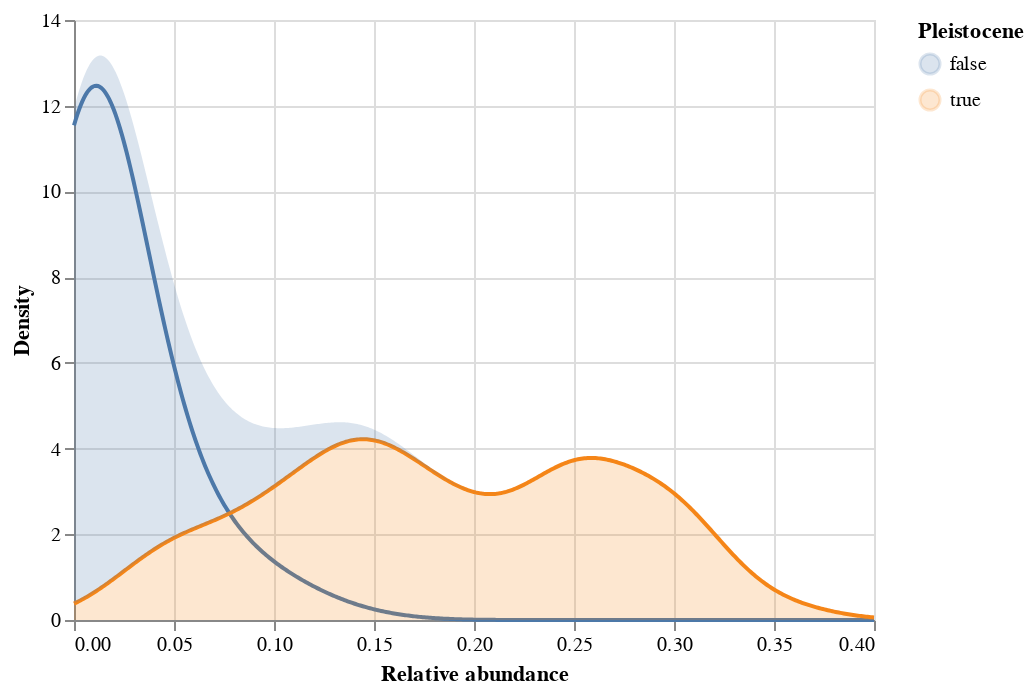

Here is the notebook cell this chart was saved with:
### Markdown cell above
_Type your answer here, replacing this text._

### Code cell
# BEGIN SOLUTION
kdes = alt.Chart(diatoms).transform_calculate(
    pleistocene = 'datum.Age > 11'
).transform_density(
    density = 'A_nodul',
    groupby = ['pleistocene'],
    as_ = ['Relative abundance', 'Density'],
    bandwidth = 0.025,
    extent = [0, 0.4],
    steps = 500
).mark_line(color = 'black').encode(
    x = 'Relative abundance:Q',
    y = 'Density:Q',
    color = alt.Color('pleistocene:N', title = 'Pleistocene')
)

kdes + kdes.mark_area(opacity = 0.2)
# END SOLUTION

### Figure 1 — Vega-Lite specification as saved in the notebook (floating-point values rounded to 4 significant figures; data arrays with more than 128 entries replaced by an {"elided": "..."} marker saying what was removed)
{"config": {"view": {"continuousWidth": 400, "continuousHeight": 300}}, "layer": [{"mark": {"type": "line", "color": "black"}, "encoding": {"color": {"field": "pleistocene", "title": "Pleistocene", "type": "nominal"}, "x": {"field": "Relative abundance", "type": "quantitative"}, "y": {"field": "Density", "type": "quantitative"}}, "transform": [{"calculate": "datum.Age > 11", "as": "pleistocene"}, {"density": "A_nodul", "bandwidth": 0.025, "extent": [0, 0.4], "groupby": ["pleistocene"], "steps": 500, "as": ["Relative abundance", "Density"]}]}, {"mark": {"type": "area", "opacity": 0.2}, "encoding": {"color": {"field": "pleistocene", "title": "Pleistocene", "type": "nominal"}, "x": {"field": "Relative abundance", "type": "quantitative"}, "y": {"field": "Density", "type": "quantitative"}}, "transform": [{"calculate": "datum.Age > 11", "as": "pleistocene"}, {"density": "A_nodul", "bandwidth": 0.025, "extent": [0, 0.4], "groupby": ["pleistocene"], "steps": 500, "as": ["Relative abundance", "Density"]}]}], "data": {"name": "data-9f4e66e54759d6b46301ea3d10ce44f6"}, "$schema": "https://vega.github.io/schema/vega-lite/v4.17.0.json", "datasets": {"data-9f4e66e54759d6b46301ea3d10ce44f6": {"elided": "230 records"}}}
